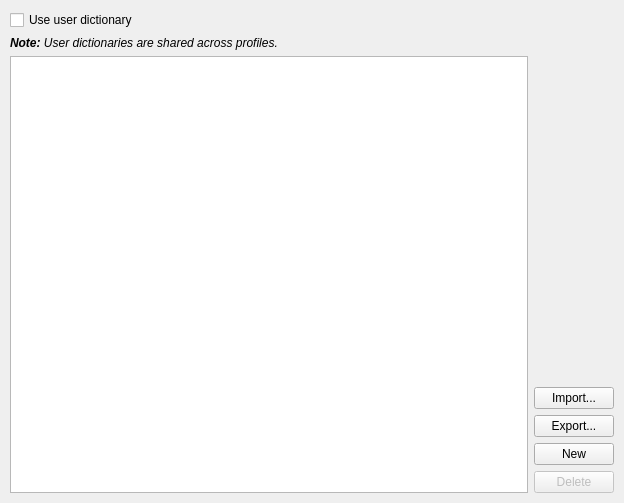
         <widget class="QWidget" name="dictionaryTabScrollContents">
          <property name="geometry">
           <rect>
            <x>0</x>
            <y>0</y>
            <width>624</width>
            <height>503</height>
           </rect>
          </property>
          <layout class="QVBoxLayout" name="dictionaryTabScrollContentsLayout">
           <property name="leftMargin">
            <number>10</number>
           </property>
           <property name="topMargin">
            <number>10</number>
           </property>
           <property name="rightMargin">
            <number>10</number>
           </property>
           <property name="bottomMargin">
            <number>10</number>
           </property>
           <item>
            <widget class="QCheckBox" name="useUserDict">
             <property name="text">
              <string>Use user dictionary</string>
             </property>
            </widget>
           </item>
           <item>
            <widget class="QLabel" name="userDictNote">
             <property name="font">
              <font>
               <italic>true</italic>
              </font>
             </property>
             <property name="text">
              <string>&lt;html&gt;&lt;head/&gt;&lt;body&gt;&lt;p&gt;&lt;span style=&quot; font-weight:700;&quot;&gt;Note:&lt;/span&gt; User dictionaries are shared across profiles.&lt;/p&gt;&lt;/body&gt;&lt;/html&gt;</string>
             </property>
            </widget>
           </item>
           <item>
            <layout class="QHBoxLayout" name="userDictManageGrid">
             <item>
              <widget class="QTableWidget" name="userDictTable"/>
             </item>
             <item>
              <layout class="QVBoxLayout" name="userDictActionsGrid">
               <item>
                <spacer name="userDictActionSpacer">
                 <property name="orientation">
                  <enum>Qt::Orientation::Vertical</enum>
                 </property>
                 <property name="sizeHint" stdset="0">
                  <size>
                   <width>20</width>
                   <height>40</height>
                  </size>
                 </property>
                </spacer>
               </item>
               <item>
                <widget class="QPushButton" name="userDictImport">
                 <property name="enabled">
                  <bool>true</bool>
                 </property>
                 <property name="text">
                  <string>Import...</string>
                 </property>
                </widget>
               </item>
               <item>
                <widget class="QPushButton" name="userDictExport">
                 <property name="enabled">
                  <bool>true</bool>
                 </property>
                 <property name="text">
                  <string>Export...</string>
                 </property>
                </widget>
               </item>
               <item>
                <widget class="QPushButton" name="userDictNewEntry">
                 <property name="enabled">
                  <bool>true</bool>
                 </property>
                 <property name="text">
                  <string>New</string>
                 </property>
                 <property name="icon">
                  <iconset theme="QIcon::ThemeIcon::ListAdd"/>
                 </property>
                </widget>
               </item>
               <item>
                <widget class="QPushButton" name="userDictDeleteEntry">
                 <property name="enabled">
                  <bool>false</bool>
                 </property>
                 <property name="text">
                  <string>Delete</string>
                 </property>
                 <property name="icon">
                  <iconset theme="QIcon::ThemeIcon::EditDelete"/>
                 </property>
                </widget>
               </item>
              </layout>
             </item>
            </layout>
           </item>
          </layout>
         </widget>
